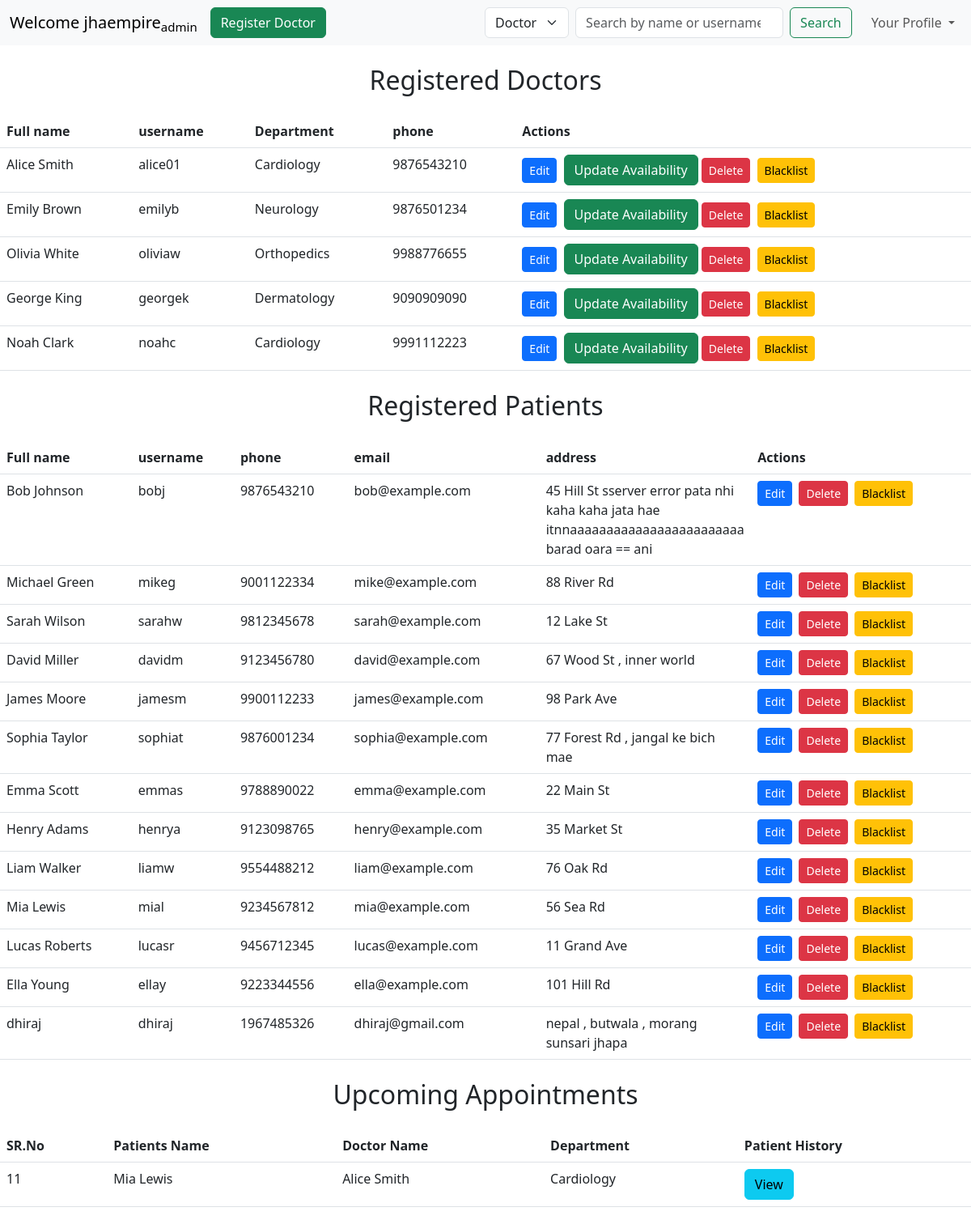
The app's page /dashboard/admin (signed in), older data.
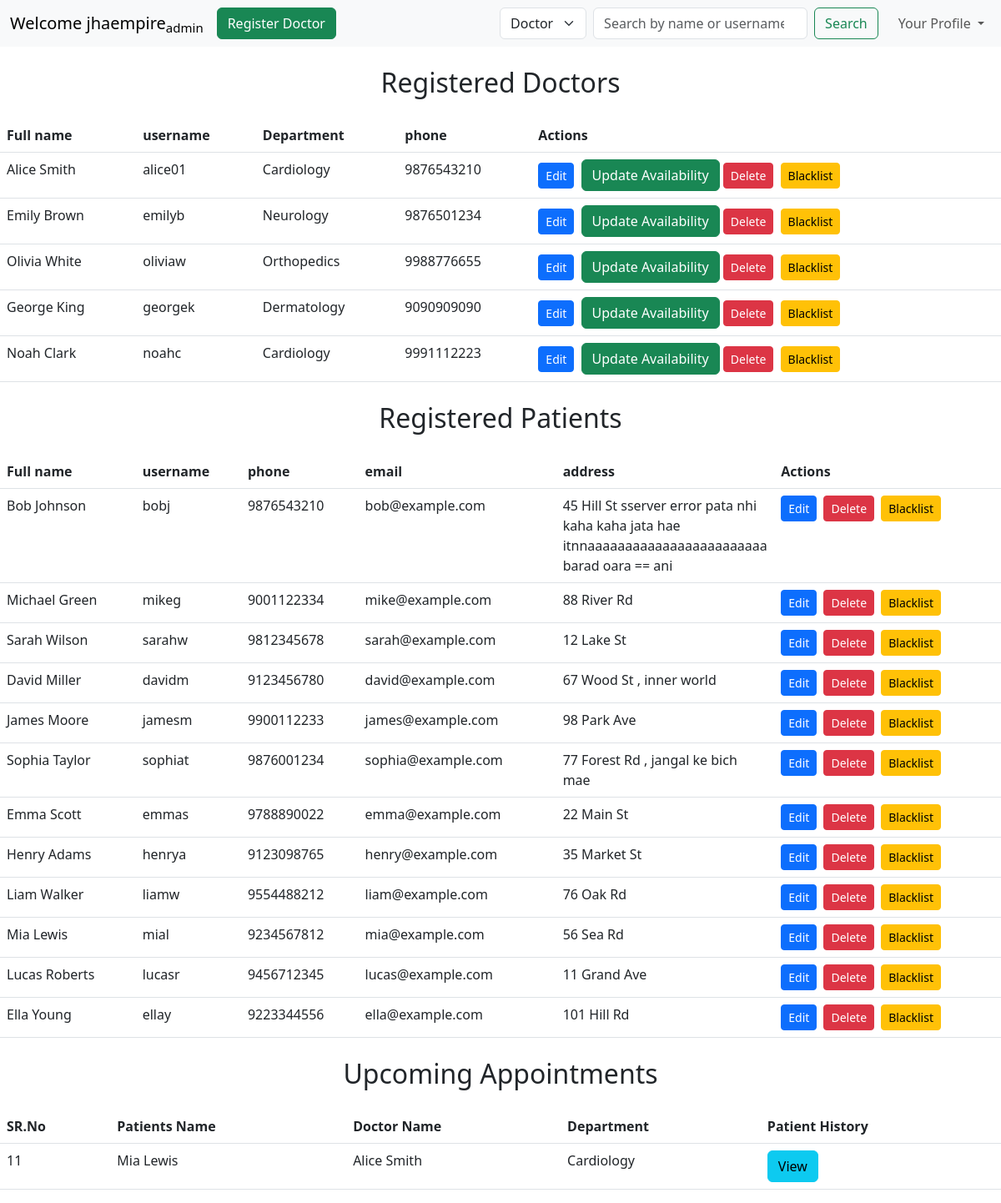
The same page, newer data.
### models/models.py (models this page shows)
class User(db.Model):
    id=db.Column(db.Integer(),primary_key=True)
    fullname = db.Column(db.String(50),nullable = False)
    username = db.Column(db.String(50),unique = True,nullable = False)
    password = db.Column(db.String(),nullable= False)
    role = db.Column(db.String(10),nullable=False)
    status=db.Column(db.Integer(),nullable=False,default=0)
    created_at=db.Column(db.DateTime(),default=datetime.datetime.utcnow)
    updated_at=db.Column(db.DateTime(),default=datetime.datetime.utcnow,onupdate=datetime.datetime.utcnow)

class Doctor(db.Model):
    id=db.Column(db.Integer(),primary_key=True)
    fullname = db.Column(db.String(50),nullable = False)
    username = db.Column(db.String(50),unique = True,nullable = False)
    password = db.Column(db.String(),nullable= False)
    address = db.Column(db.String(200),nullable = False)
    phone = db.Column(db.String(15),nullable = False)
    email = db.Column(db.String(50),nullable = False)
    experience = db.Column(db.String(100),nullable = False)
    specialization = db.Column(db.String(50),nullable = False)
    created_at=db.Column(db.DateTime(),default=datetime.datetime.utcnow)
    updated_at=db.Column(db.DateTime(),default=datetime.datetime.utcnow,onupdate=datetime.datetime.utcnow)

class Patient(db.Model):
    id=db.Column(db.Integer(),primary_key=True)
    userid = db.Column(db.Integer(),nullable=False)
    name=db.Column(db.String(50),nullable = False)
    dob = db.Column(db.String(20),nullable = False)
    phone= db.Column(db.Integer(),nullable = False)
    email=db.Column(db.String(50),nullable = False)
    address=db.Column(db.String(200),nullable = False)
    emergencycontact=db.Column(db.String(50),nullable = False)

### controllers/adminDashboard.py (the view)
@theadminDashboard.route("/dashboard/admin", methods=['GET','POST'])
def adminDashboard():
    if('user' in session and session['role']=="admin"):
        user=session['user']
        print(user)
        alldoctors=User.query.filter_by(role="doctor",status=1).all()
        print(alldoctors)
        doctdetails= Doctor.query.all()
        print(doctdetails)
        allpatients=User.query.filter_by(role="patient",status=1).all()
        print(allpatients)
        patientdetails= Patient.query.all()
        print(patientdetails)
        for x in patientdetails:
            print(x.email)
        allappointment= Appointments.query.all()
        print(allappointment)
        allappointments=[]
        innerdetails={}
        for appointment in allappointment:
            patient=User.query.filter_by(username=appointment.patient).first()
            doctor=User.query.filter_by(username=appointment.doctor).first()
            department = Doctor.query.filter_by(username=appointment.doctor).first().specialization
            if(appointment.status=="booked"):
                innerdetails={
                    'id':appointment.id,
                    'patient_fullname':patient.fullname,
                    'doctor_fullname':doctor.fullname,
                    'department':department,
                    'date':appointment.date,
                    'timeslot':appointment.timeslot,
                    'status':appointment.status,
                    'pt_username':appointment.patient,
                }
                allappointments.append(innerdetails)
        return render_template("adminDashboard.html",user=user , alldoctors=alldoctors, doctdetails=doctdetails, allpatients=allpatients, patientdetails=patientdetails , allappointments=allappointments)
    else:
        return redirect("/login")

### templates/adminDashboard.html (shortened to what this page needs)
<!DOCTYPE html>
<html lang="en">
<head>
    <link href="https://cdn.jsdelivr.net/npm/bootstrap@5.3.0-alpha1/dist/css/bootstrap.min.css" rel="stylesheet">
</head>
<body>
<nav class="navbar navbar-expand-lg bg-body-tertiary">
  <div class="container-fluid">
    <a class="navbar-brand" href="#">Welcome {{user}}<sub>admin</sub></a>
    <div class="collapse navbar-collapse" id="navbarSupportedContent">
      <ul class="navbar-nav me-auto mb-2 mb-lg-0">
        <li class="nav-item">
          <a class="btn btn-success" href="/dashboard/admin/register-doctor">Register Doctor </a>
        </li>
        </ul>
         <form class="d-flex me-3" method="POST" action="/dashboard/admin/search">
          <select class="form-select me-2" name="search_type" style="width: auto;">
            <option value="doctor">Doctor</option>
          </select>
          <input class="form-control me-2" type="search" name="search_query" placeholder="Search by name or username" aria-label="Search" required>
          <button class="btn btn-outline-success" type="submit">Search</button>
        </form>
        <ul class="navbar-nav">
          <li class="nav-item dropdown">
            <a class="nav-link dropdown-toggle" href="#" role="button" data-bs-toggle="dropdown" aria-expanded="false">
              Your Profile
            </a>
          </li>
        </ul>
    </div>
  </div>
</nav>
<div>
  <h2 class="text-center my-4">Registered Doctors</h2>
      <table class="table">
      <thead>
        <tr>
          <th>Full name</th>
          <th>username</th>
          <th>Department</th>
          <th>phone</th>
          <th>Actions</th>
        </tr>
      </thead>
      <tbody>
        {% for doc in alldoctors %}
        {% for x in doctdetails %}
        {% if doc.username == x.username %}
        <tr>
          <td>{{doc.fullname}}</td>
          <td>{{doc.username}}</td>
          <td>{{x.specialization}}</td>
          <td>{{x.phone}}</td>
          <td>
          <a href="/edit-doctor/{{ doc.id }}" class="btn btn-primary btn-sm me-1">Edit</a>
          <a class="btn btn-success" href="/availibility/edit/{{doc.username}}">Update Availability</a>
          <a href="/delete/{{ doc.id }}" class="btn btn-danger btn-sm me-1">Delete</a>
          <a href="/blacklist-doctor/{{ doc.id }}" class="btn btn-warning btn-sm">Blacklist</a>
        </td>
        </tr>
          {% endif %}
        {% endfor %}
        {% endfor %}
        </tbody>
      </table>
</div>
<h2 class="text-center my-4">Registered Patients</h2>
      <table class="table">
      <thead>
        <tr>
          <th>Full name</th>
          <th>username</th>
          <th>phone</th>
          <th>email</th>
          <th>address</th>
          <th>Actions</th>
        </tr>
      </thead>
      <tbody>
        {% for pat in allpatients %}
        {% for y in patientdetails %}
        {% if pat.id == y.userid %}
        <tr>
          <td>{{pat.fullname}}</td>
          <td>{{pat.username}}</td>
          <td>{{y.phone}}</td>
          <td> {{y.email}}</td>
          <td style="word-break: break-word; max-width: 200px;">{{y.address}}</td>
          <td>
          <a href="/admin/edit-patient/{{pat.username}}" class="btn btn-primary btn-sm me-1">Edit</a>
          <a href="/delete/{{ pat.id }}" class="btn btn-danger btn-sm me-1">Delete</a>
          <a href="/blacklistpatient/{{ pat.id }}" class="btn btn-warning btn-sm">Blacklist</a>
        </td>
        </tr>
          {% endif %}
        {% endfor %}
        {% endfor %}
        </tbody>
      </table>
<h2 class="text-center my-4"> Upcoming Appointments</h2>
      <table class="table">
      <thead>
        <tr>
          <th>SR.No</th>
          <th>Patients Name</th>
          <th>Doctor Name</th>
          <th>Department</th>
          <th>Patient History</th>
          </tr>
      </thead>
      <tbody>
        {% for ap in allappointments%}
        <tr>
          <td>{{ap.id}}</td>
          <td>{{ap.patient_fullname}}</td>
          <td>{{ap.doctor_fullname}}</td>
          <td>{{ap.department}}</td>
          <td><a class="btn btn-info" href="/dashboard/patient-history/{{ap.pt_username}}">View</a></td>
        </tr>
        {%endfor%}
        </tbody>
      </table>
</body>
</html>

Row changes from the older to the newer data that the page shows:
no longer on this page (row edited): User: fullname "dhiraj", username "dhiraj"
no longer on this page (row unchanged): Patient: phone "1967485326", email "dhiraj@gmail.com", address "nepal , butwala , morang sunsari jhapa"
